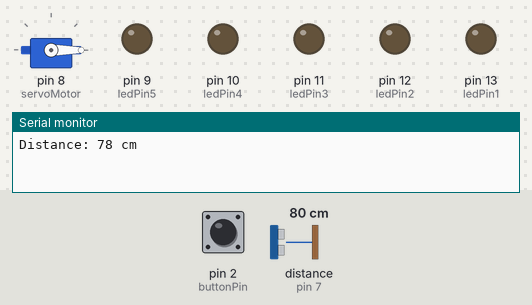
Simulated run of this sketch. Board: Arduino Uno, built with avr-gcc and run on an emulated ATmega328P. Shown: servo, output pins drawn as LEDs (lit = HIGH), the last lines printed to the serial monitor. Wiring (inferred from the names in the program): ultrasonic range finder: trigger pin 6; echo pin 7. The test bench sets the inputs (shaded band); at power-on: distance to the obstacle (sensor on pin 7) 80 cm, pin 2 (buttonPin) LOW. The echo pulse lasts 58.3 µs per cm; pins used as bus, display or sensor lines are not drawn.

Above: at 1.2 s.
1.3 s: distance to the obstacle (sensor on pin 7) set to 14 cm
3.2 s: distance to the obstacle (sensor on pin 7) set to 10 cm
At 5.2 s:
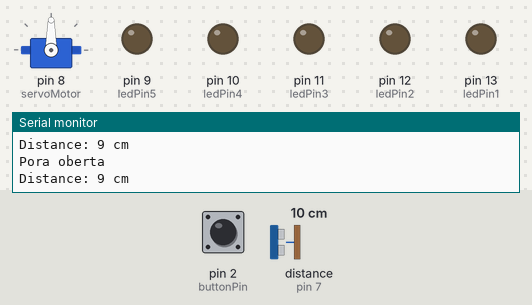
5.5 s: pin 2 (buttonPin) pulled HIGH for 0.15 s
At 6.4 s:
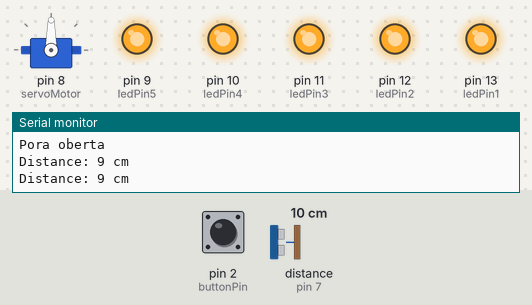
7.1 s: pin 2 (buttonPin) pulled HIGH for 1 s
At 7.6 s:
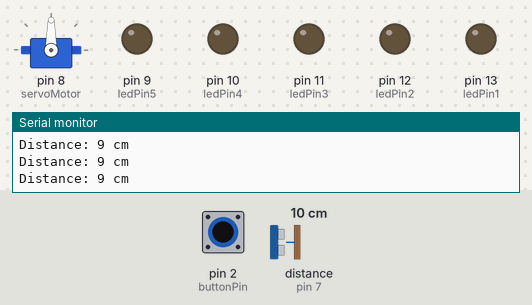
9.6 s: pin 2 (buttonPin) pulled HIGH for 3.2 s
At 10.7 s:
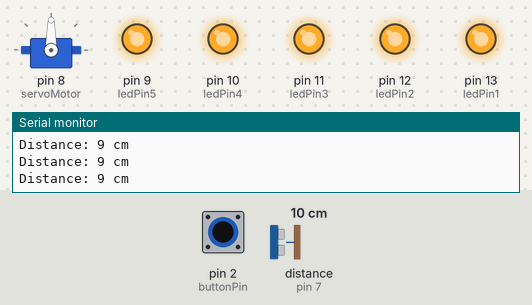
Timing chart, 0 to 12.6 s (numbered marks = the images above; inputs shaded):
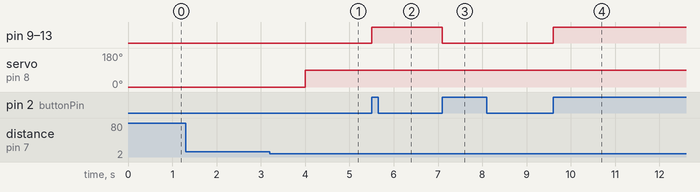

Measured:
- the behaviour switches between 12 and 11 cm on distance to the obstacle (sensor on pin 7) (found by bisection; images 0 and 1)
- after the input at 3.2 s, servo on pin 8 (servoMotor): 0° → 90° after 0.80 s
- after the input at 5.5 s, pin 9 (ledPin5), pin 10 (ledPin4), pin 11 (ledPin3), pin 12 (ledPin2), pin 13 (ledPin1): LOW → HIGH at once
- after the input at 7.1 s, pin 9 (ledPin5), pin 10 (ledPin4), pin 11 (ledPin3), pin 12 (ledPin2), pin 13 (ledPin1): HIGH → LOW at once
- after the input at 9.6 s, pin 9 (ledPin5), pin 10 (ledPin4), pin 11 (ledPin3), pin 12 (ledPin2), pin 13 (ledPin1): LOW → HIGH at once

The sketch:

casaQuim5J.ino
```cpp
#include <Servo.h>

const int buttonPin = 2;
const int ledPin1 = 13;
const int ledPin2 = 12;
const int ledPin3 = 11;
const int ledPin4 = 10;
const int ledPin5 = 9;


int buttonState = 0;
int lastButtonState = 0;
int ledState1 = LOW;

Servo servoMotor;

unsigned long milli1;

const int trigPin = 6;
const int echoPin = 7;
long duration, distance;


bool isDoorOpen = false;
bool handDetected = false;

void setup() {

  Serial.begin(9600);

  servoMotor.attach(8);

  pinMode(trigPin, OUTPUT);
  pinMode(echoPin, INPUT);

  servoMotor.write(0);
  milli1 = millis();

  pinMode(ledPin1, OUTPUT);
  pinMode(ledPin2, OUTPUT);
  pinMode(ledPin3, OUTPUT);
  pinMode(ledPin4, OUTPUT);
  pinMode(ledPin5, OUTPUT);

  pinMode(buttonPin, INPUT);

  digitalWrite(ledPin1, ledState1);
  digitalWrite(ledPin2, ledState1);
  digitalWrite(ledPin3, ledState1);
  digitalWrite(ledPin4, ledState1);
  digitalWrite(ledPin5, ledState1);
}

void loop() {
  if (millis() - milli1 >= 1000) {

  milli1 = millis();
  digitalWrite(trigPin, LOW);
  delayMicroseconds(2);
  digitalWrite(trigPin, HIGH);
  delayMicroseconds(10);
  digitalWrite(trigPin, LOW);

  duration = pulseIn(echoPin, HIGH);
  distance = duration * 0.034 / 2;

  Serial.print("Distance: ");
  Serial.print(distance);
  Serial.println(" cm");

  if (distance <= 10) {
    if (!handDetected) {
      handDetected = true;

      if (isDoorOpen) {
        servoMotor.write(0);
        isDoorOpen = false;
        Serial.println("Porta tancada");

      }
      else {

        servoMotor.write(90);
        isDoorOpen = true;
        Serial.println("Pora oberta");

      }
    }
    }
    else {
      handDetected = false;
    }
  }

 buttonState = digitalRead(buttonPin);
  if (buttonState != lastButtonState) {
    lastButtonState = buttonState;

    if (buttonState == HIGH) {
      ledState1 = !ledState1;
      digitalWrite(ledPin1, ledState1);
      digitalWrite(ledPin2, ledState1);
      digitalWrite(ledPin3, ledState1);
      digitalWrite(ledPin4, ledState1);
      digitalWrite(ledPin5, ledState1);

      delay (25);
    }
  }
}
```
